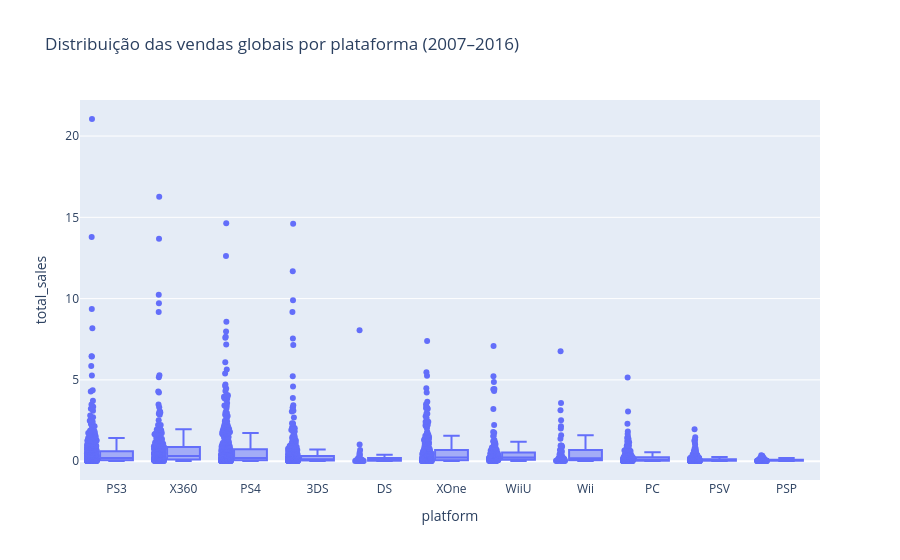

The code cell stored with this chart in its notebook:
### Markdown cell above
Explicação do gráfico de linhas
Após analisarmos o gráfico, vemos uma linha do tempo que acompanha as plataformas líderes de vendas. Algumas conclusões importantes:
- PS3 e Xbox 360 → início razoável, seguido de crescimento nos 4 anos seguintes. O PS3 cresce de forma mais linear, enquanto o Xbox 360 apresenta maior variação.
- A partir de 2012, ambas sofrem queda brusca, coincidindo com a expectativa da troca de geração. Isso sugere que os consumidores já aguardavam novos consoles.
- Wii e 3DS → comportamento semelhante, com pico inicial e queda posterior.
- Diferença clara entre os primeiros anos de Wii, PS3 e Xbox (mais fortes) em comparação com 3DS, PS4 e Xbox One (mais tímidos).
- Apenas o PS4 ultrapassou 100 milhões de vendas, mas logo depois caiu novamente, indicando uma possível nova tendência no mercado de plataformas.

### Code cell
fig = px.box(
    df_relevant,
    x='platform',
    y='total_sales',
    title='Distribuição das vendas globais por plataforma (2007–2016)',
    points='all'  
)

fig.show()

### Figure 1 — Plotly figure (JSON) as saved in the notebook; plotly's stock layout.template omitted (floating-point values rounded to 4 significant figures; data arrays with more than 128 entries replaced by an {"elided": "..."} marker saying what was removed)
{"data": [{"alignmentgroup": "True", "boxpoints": "all", "hovertemplate": "platform=%{x}<br>total_sales=%{y}<extra></extra>", "legendgroup": "", "marker": {"color": "#636efa"}, "name": "", "notched": false, "offsetgroup": "", "orientation": "v", "showlegend": false, "type": "box", "x": {"elided": "2886 str values"}, "x0": " ", "xaxis": "x", "y": {"elided": "2886 float values"}, "y0": " ", "yaxis": "y"}], "layout": {"boxmode": "group", "legend": {"tracegroupgap": 0}, "title": {"text": "Distribuição das vendas globais por plataforma (2007–2016)"}, "xaxis": {"anchor": "y", "domain": [0, 1], "title": {"text": "platform"}}, "yaxis": {"anchor": "x", "domain": [0, 1], "title": {"text": "total_sales"}}}}
